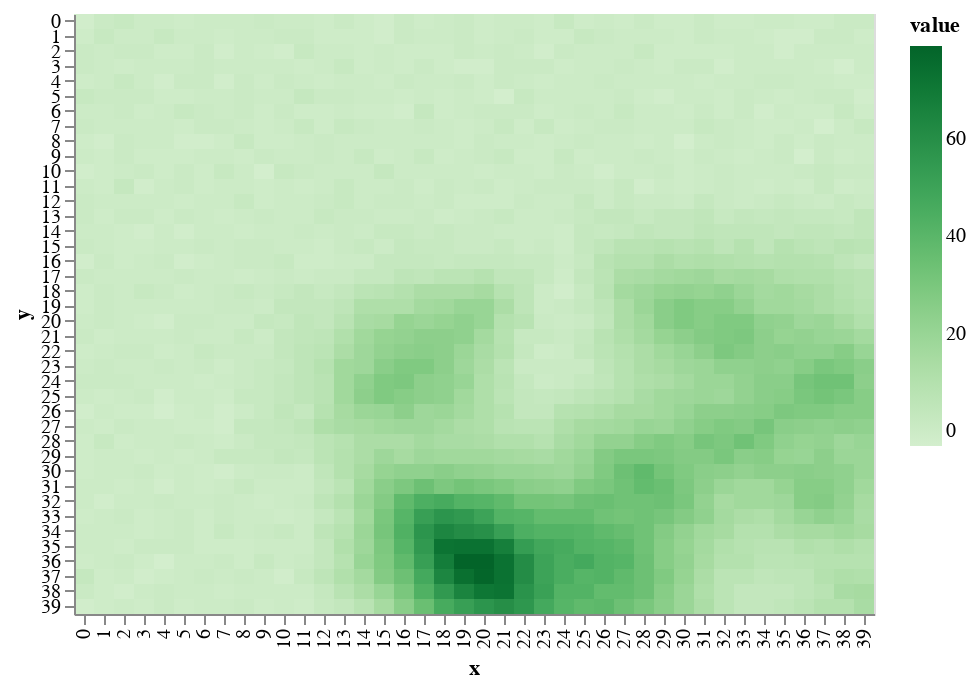

Source (notebook cell):
### Code cell
draw.drawTerrainHeight(world.grid_elevation)

### Figure 1 — Vega-Lite specification as saved in the notebook (floating-point values rounded to 4 significant figures; data arrays with more than 128 entries replaced by an {"elided": "..."} marker saying what was removed)
{"$schema": "https://vega.github.io/schema/vega-lite/v2.6.0.json", "config": {"view": {"height": 300, "width": 400}}, "data": {"name": "data-eaaaa0a2f42e525ec05fbb5962c15147"}, "datasets": {"data-eaaaa0a2f42e525ec05fbb5962c15147": {"elided": "1600 records"}}, "encoding": {"color": {"field": "value", "scale": {"scheme": "greens"}, "type": "quantitative"}, "x": {"field": "x", "type": "ordinal"}, "y": {"field": "y", "type": "ordinal"}}, "mark": "rect"}
